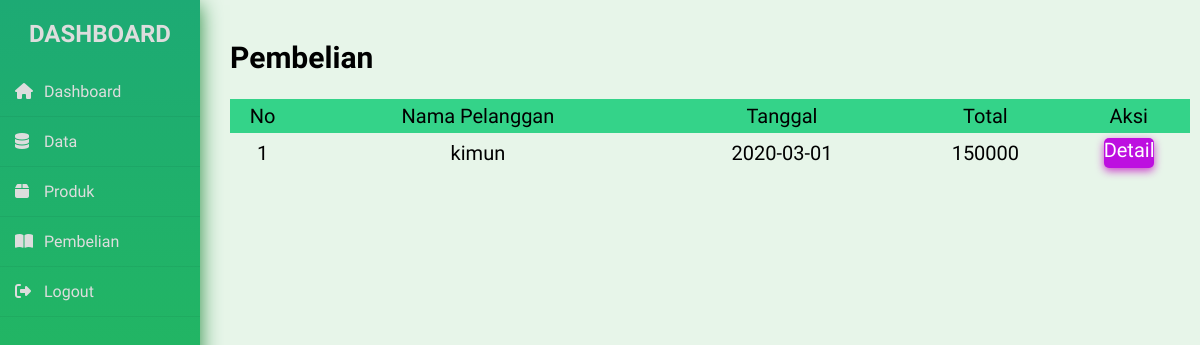
/admin/dashboard.php?halaman=pembelian, run on the app's committed database.
### tables this page shows
CREATE TABLE `pembelian` (
  `id_pembelian` int(11) NOT NULL,
  `id` int(11) NOT NULL,
  `tanggal_pembelian` date NOT NULL,
  `total_pembelian` int(11) NOT NULL
);

CREATE TABLE `user` (
  `id` int(11) NOT NULL,
  `username` char(25) NOT NULL,
  `email` varchar(50) NOT NULL,
  `password` varchar(255) NOT NULL,
  `level` varchar(10) NOT NULL
);

### admin/pembelian.php (the view)
<h2>Pembelian</h2>
<br>
<table class="table1">
    <thead>
        <tr>
            <th>No</th>
            <th>Nama Pelanggan</th>
            <th>Tanggal</th>
            <th>Total</th>
            <th>Aksi</th>
        </tr>
    </thead>
    <tbody>
        <?php $id = 1; ?>
        <?php $ambil = $db->query("SELECT * FROM pembelian JOIN user ON pembelian.id=user.id"); ?>
        <?php while ($pecah = $ambil->fetch_assoc()) { ?>
            <tr>
                <td><?php echo $id; ?></td>
                <td><?php echo $pecah['username']; ?> </td>
                <td><?php echo $pecah['tanggal_pembelian']; ?></td>
                <td><?php echo $pecah['total_pembelian']; ?></td>
                <td>
                    <a href="dashboard.php?halaman=detail&id=<?php echo $pecah['id_pembelian']; ?>" class="detail">Detail</a>
                </td>
            </tr>
            <?php $id++; ?>
        <?php } ?>
    </tbody>
</table>

### css/dashboard.css (style rules this page uses)
* { margin: 0; padding: 0; box-sizing: border-box; list-style: none; text-decoration: none; font-family: 'Abel', sans-serif; }
body { background: rgb(231, 245, 233); }
.table1 { color: rgb(0, 0, 0); width: 100%; border-collapse: collapse; }
.table1 tr th { background: rgb(52, 211, 137); color: rgb(0, 0, 0); font-weight: normal; }
.table1, th, td { padding: 5px 1px; text-align: center; }
.detail { display:inline-block; text-align: center; cursor:pointer; height: 30px; width: 50px; border-radius: 5px; text-decoration:none; color:rgb(255, 255, 255); background-color:#bd0fe0; box-shadow: 0 3px 8px 0 rgb(204, 64, 204); }

### data on the page
pembelian: user.username "kimun", tanggal_pembelian "2020-03-01", total_pembelian "150000"
